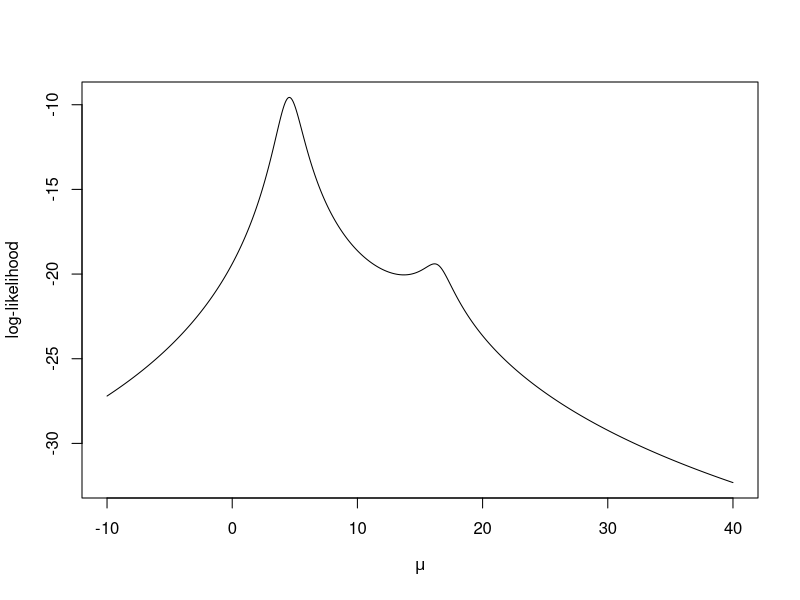
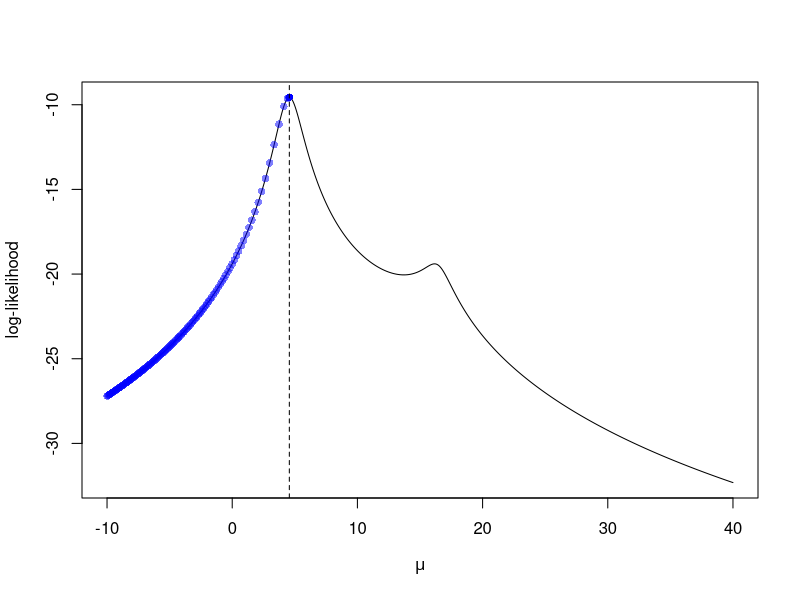
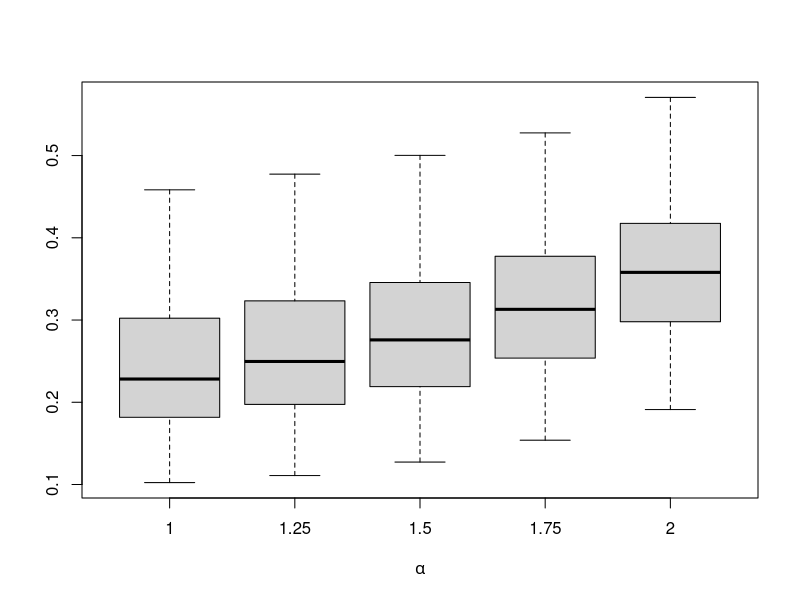

These figures' R source, in order:
########### Lab 8 Solution #######

# Class Demontration ###

################################################
## MLE for location Cauchy distribution using
## MM-algorithm
################################################
set.seed(1)
mu.star <- 5  # Setting true mu
n <- 4  # sample size
X <- rt(n, df = 1) + mu.star

## Function calculates  the log-likelihood
log.like <- function(mu, X)
{
  n <- length(X)
  rtn <- -n*log(pi) - sum( log(1 + (X - mu)^2) )
  return(rtn)
}

mu.x <- seq(-10, 40, length = 1e3)  # A sequence of mu's 
ll.est <- sapply(mu.x, log.like, X)  # evaluating log-likelihood at the mus
plot(mu.x, ll.est, type = 'l', ylab = "log-likelihood", xlab = expression(mu))  # plotting log-likelihood. Not concave, so we need to choose good starting values.


## Starting Newton-Raphson method
tol <- 1e-5  # tolerance level for when to stop algorithm


## Returns derivate of log-likelihood
f.prime <- function(X, mu)
{
  rtn <- sum(2* (X - mu)/(1 + (X-mu)^2))  #f.prime
  return(rtn)
}

## Loop below stops when |mu_(k+1) - mu_(k)| < tol

current <- -10 # Good starting value
diff <- 100  # inital large value for difference
iter <- 0    # counting the number of iterations

mu.k <- current
while( (diff > tol) && iter < 1000)
{
  iter <- iter + 1
  update <- current - f.prime(X, current)/(-2*n)  # NR update
  mu.k <- c(mu.k, update)
  diff <- abs(current - update)
  current <- update
}
current  # final approximation to MLE
evals <- sapply(mu.k, log.like, X)
plot(mu.x, ll.est, type = 'l', ylab = "log-likelihood", xlab = expression(mu))
points(mu.k, evals, pch = 16, col = rgb(0,0,1, alpha = .5))
abline(v = current, lty = 2)

############################################

## problem 2 

# Bridge regression estimate using MM Algorithm

# y = response
# X = covariate matrix
# lambda = penlaty term
# alpha = bridge term
# max.ter = maximum iterations for the MM algorithm. if max iteration has been reached, the function should print: "Maximum iterations reached"
# tol = tolerance level for when to stop MM

bridgeReg <- function(y, X, alpha, lambda, max.iter, tol)
{
  # a value larger than tol
  distance <- tol + 1
  iter <- 0
  p <- dim(X)[2]
  # starting from the ridge solution
  current <- matrix(1, ncol = 1, nrow = p)
  #(t(X) %*% X + lambda*diag(p)) %*% t(X) %*%y
  while(distance > tol){
    iter <- iter + 1
    if(iter > max.iter)
    {
      print("Maximum iterations reached")
      stop
    }
    # MM steps
    previous <- current
    mjs <- alpha* abs(current)^(alpha - 2)
    ## using qr.solve since that is more stable than solve
    current <- qr.solve(t(X)%*%X + lambda/alpha * diag(mjs) ) %*% t(X) %*% y
    distance <- norm(previous - current, "2")
  }
  #returning the last iterate of the
  return(current)
}

## Problem 3
set.seed(1)
n <- 100
p <- 5
beta.star <- c(3, 1, .01, -2, -.003)
# X matrix with intercept
X <- cbind(1, matrix(rnorm(n*(p-1)), nrow = n, ncol = (p-1)))
# generating response
y <- X %*% beta.star + rnorm(n)

alpha.vec <- seq(1, 2, length = 5)
lambda <- c(.01, .1, 1, 10, 100)
for(i in 1:length(alpha.vec))
{
  for(j in 1:length(lambda))
  {
    bridge.est <- bridgeReg(y, X, alpha = alpha.vec[i], lambda = lambda[j], max.iter = 100, tol = 1e-5)
    print(bridge.est)
  }
}
 #####################

## Problem 4

# Expected value of ||beta_{k,lamda}-beta||

alpha.vec <- seq(1, 2, length = 5)
reps <- 100
dist <- matrix(0, nrow = reps, ncol = length(alpha.vec))
for(r in 1:reps)
{
  # generate X and y again here
  # X matrix with intercept
  X <- cbind(1, matrix(rnorm(n*(p-1)), nrow = n, ncol = (p-1)))
  # generating response
  y <- X %*% beta.star + rnorm(n)
  for(i in 1:length(alpha.vec))
  {
    bridge.est <- bridgeReg(y, X, alpha = alpha.vec[i], lambda = 10, max.iter = 100, tol = 1e-5)
    dist[r, i] <- norm(bridge.est - beta.star, "2")
  }
}

alpha.vec <- seq(1, 2, length = 5)
reps <- 100
dist <- matrix(0, nrow = reps, ncol = length(alpha.vec))
for(r in 1:reps)
{
# generate X and y again here
# X matrix with intercept
X <- cbind(1, matrix(rnorm(n*(p-1)), nrow = n, ncol = (p-1)))
# generating response
y <- X %*% beta.star + rnorm(n)
for(i in 1:length(alpha.vec))
{
bridge.est <- bridgeReg(y, X, alpha = alpha.vec[i], lambda = 10, max.iter = 100, tol = 1e-5)
dist[r, i] <- norm(bridge.est - beta.star, "2")
}
}

# naming the columns of dist
colnames(dist) <- alpha.vec
# expectation
colMeans(dist)

boxplot(dist, xlab = expression(alpha))
